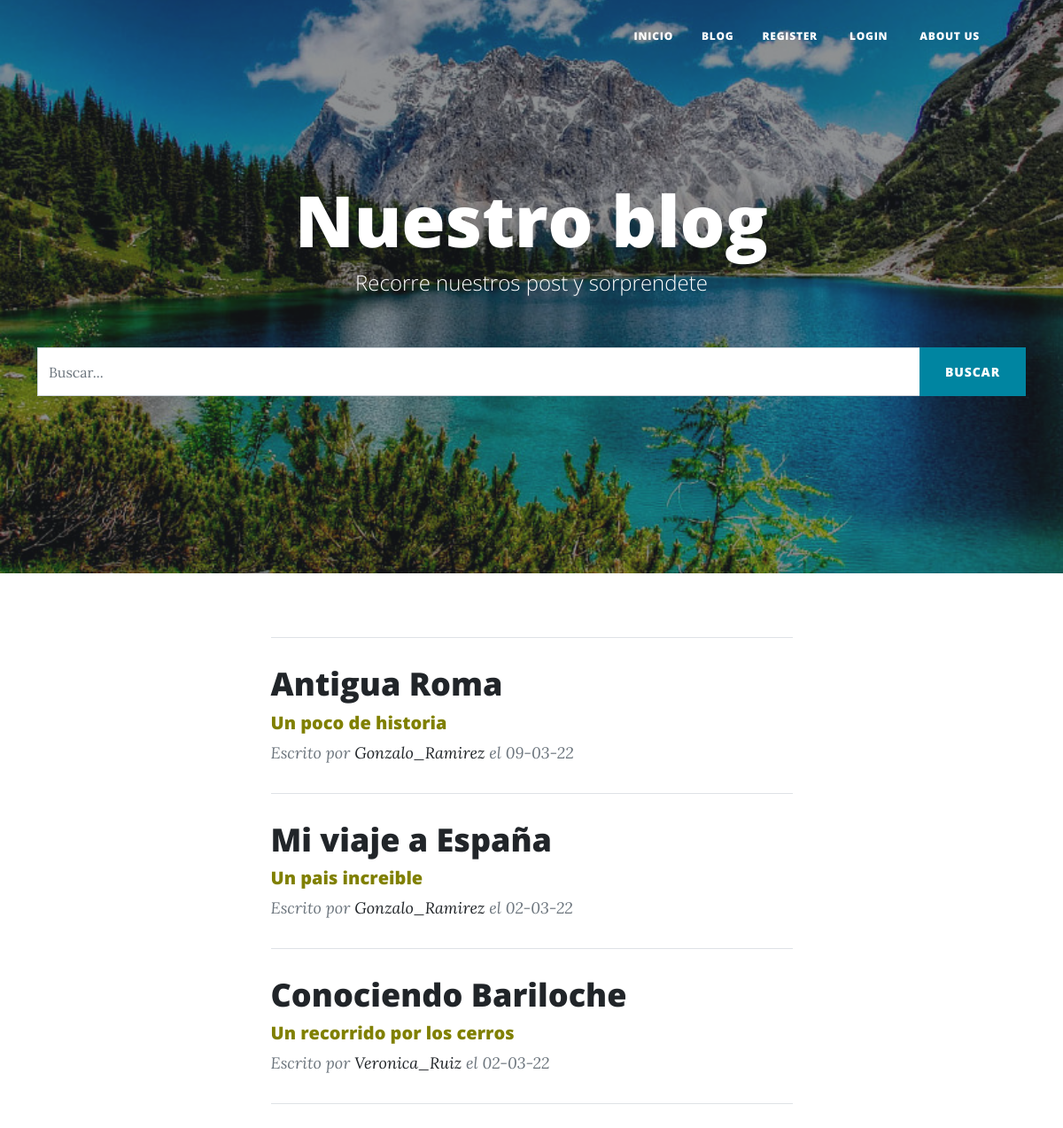
The page /AppViajes/pages/ on the database as committed earlier.
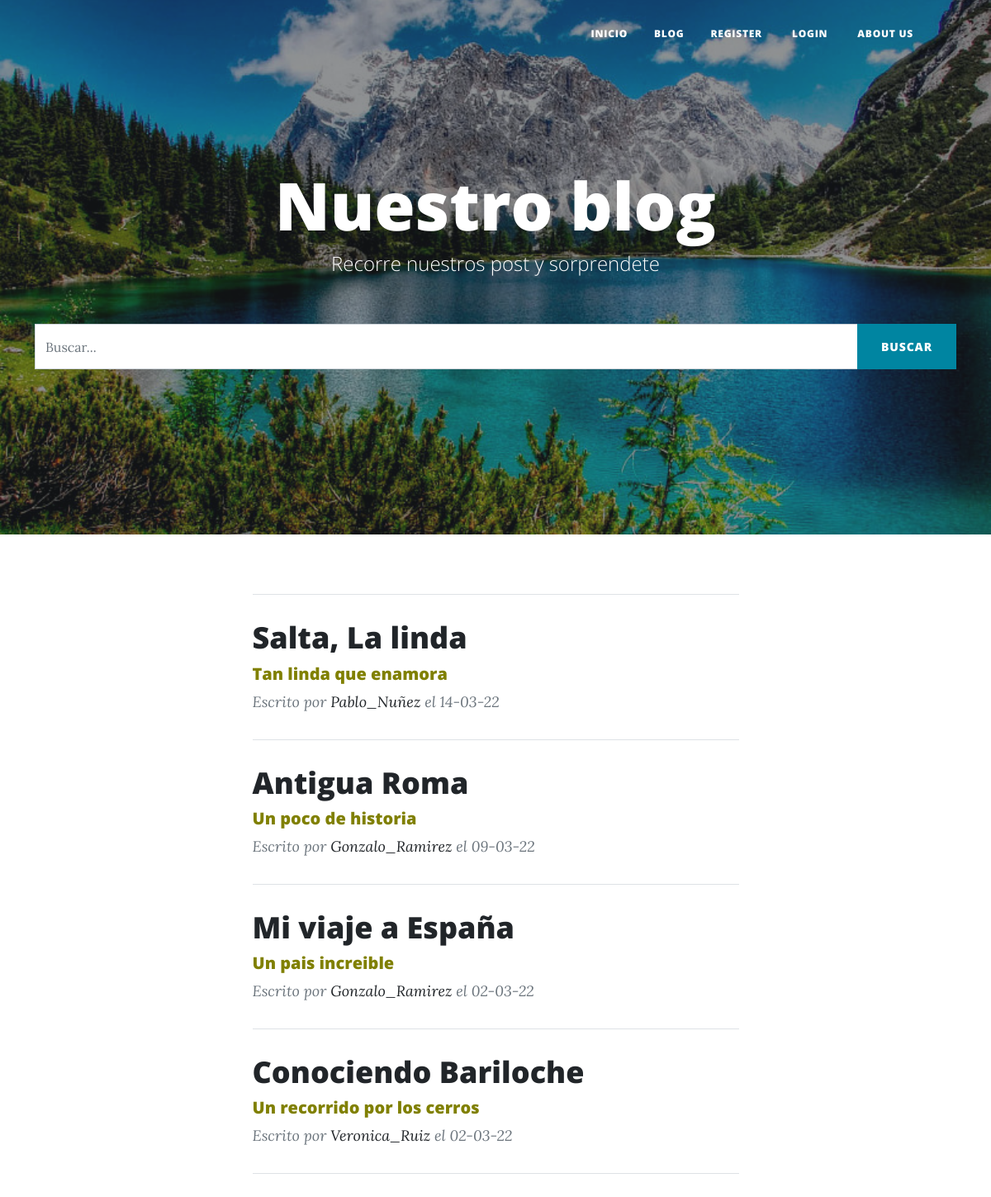
The same page on the database as committed later.
### AppViajes/models.py (models this page shows, shortened)
class Post(models.Model):
    id=models.AutoField(primary_key= True)
    titulo=models.CharField('Titulo',max_length=50,null= False, blank= False)
    subtitulo=models.CharField('Subtitulo',max_length=30)
    slug=models.CharField('Slug',max_length=100,null= False, blank= False)
    contenido=RichTextField()
    autor=models.ForeignKey(User, on_delete=models.CASCADE)
    fecha_creacion=models.DateField('Fecha de creación', auto_now=False, auto_now_add=True)

### AppViajes/views.py (the view)
# urls.py: path('pages/',pages ,name="Pages"),
def pages(request):
    busqueda=request.GET.get("buscar")
    posts =Post.objects.filter().order_by('-fecha_creacion')
    if busqueda:
        posts = Post.objects.filter(
            Q(titulo__icontains = busqueda) |
            Q(contenido__icontains = busqueda) |
            Q(subtitulo__icontains = busqueda)
             ).distinct()
    return render(request, 'AppViajes/index.html', {'posts':posts})

### templates/AppViajes/index.html (shortened to what this page needs)
{% load static %}
<!DOCTYPE html>
<html lang="en">
    <head>
        <link href="{%static 'AppViajes/css/styles.css' %}" rel="stylesheet" />
    </head>
    <body>
        <nav class="navbar navbar-expand-lg navbar-light" id="mainNav">
            <div class="container px-4 px-lg-5">
                <div class="collapse navbar-collapse" id="navbarResponsive">
                    <ul class="navbar-nav ms-auto py-4 py-lg-0">
                        <li class="nav-item"><a class="nav-link px-lg-3 py-3 py-lg-4" href="{% url 'AppViajes:Inicio' %}">Inicio</a></li>
                        <li class="nav-item"><a class="nav-link px-lg-3 py-3 py-lg-4" href="{% url 'AppViajes:Pages' %}">Blog</a></li>
                        {% if not request.user.is_authenticated %}
                        <li class="nav-item"><a class="nav-link px-lg-3 py-3 py-lg-4" href="{% url 'AppViajes:Register' %}">Register</a></li>
                        <li class="nav-item mx-0 mx-lg-1"><a class="nav-link px-lg-3 py-3 py-lg-4" href="{% url 'AppViajes:Login' %}">Login</a></li>
                        {% endif %}
                        <li class="nav-item"><a class="nav-link px-lg-3 py-3 py-lg-4" href="{% url 'AppViajes:About' %}">About us</a></li>
                    </ul>
                </div>
            </div>
        </nav>
        <header class="masthead" style="background-image: url({% block imagen %}{% static 'AppViajes/assets/img/fondo.jpg'%}{% endblock imagen %})">
            <div class="container position-relative px-4 px-lg-5">
                <div class="row gx-4 gx-lg-5 justify-content-center">
                    <div class="col-md-10 col-lg-8 col-xl-7">
                        <div class="site-heading">
                            <h1>{% block titulo_principal%} Nuestro blog</h1>
                            <span class="subheading">Recorre nuestros post y sorprendete</span>
                            {% endblock titulo_principal%}
                        </div>
                    </div>
                </div>
            </div>
            <br>
            <br>
            {%block busqueda%}
                <div class="container">
                    <div class="row">
                        <div class="col-md-12 search">
                            <form method="get">
                                <div id="custom-search-input">
                                    <div class="input-group col-md-12">
                                        <input type="text" class="form-control" placeholder="Buscar..." name="buscar" value = "{{ request.GET.buscar }}">
                                        <span class="input-group-list">
                                            <button type="submit"  class="btn btn-primary text-uppercase">Buscar</button>
                                        </span>
                                    </div>
                                </div>
                            </form>
                        </div>
                    </div>
                </div>
        {%endblock busqueda%}
        </header>
        <div class="container px-4 px-lg-5">
            <div class="row gx-4 gx-lg-5 justify-content-center">
                <div class="col-md-10 col-lg-8 col-xl-7">
                        {%block contenido%}
                            <hr class="my-4" />
                            {% if posts %}
                                {% for post in posts %}
                                    <div class="post-preview">
                                    <a href= "{% url 'AppViajes:Detalle_post' post.slug %}">
                                        <h2 class="post-title">
                                            {{post.titulo}}
                                        </h2>
                                        <h5 style="color:#808000" class="post-subtitulo">
                                            {{post.subtitulo}}
                                        </h5>
                                    </a>
                                    <p class="post-meta">
                                        Escrito por
                                        <a href="#!">{{post.autor}}</a> el
                                        {{post.fecha_creacion |date:"d-m-y"}}
                                    </p>
                                    </div>
                                    <hr class="my-4" />
                                {% endfor %}
                                {% else%}
                                    <h2><center>No existen post registrados con esa descripción</center></h2>
                            {% endif%}
                        {%endblock contenido%}
                </div>
            </div>
        </div>
     </body>

Rows that differ between the two databases and show on the page:
added Post: titulo "Salta, La linda", subtitulo "Tan linda que enamora", autor "Pablo_Nuñez", fecha_creacion "14-03-22"
